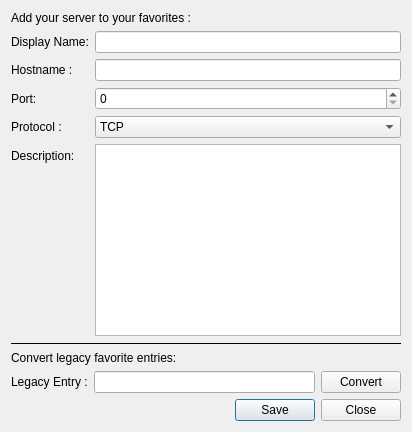
<?xml version="1.0" encoding="UTF-8"?>
<ui version="4.0">
 <class>add_server_widget</class>
 <widget class="QWidget" name="add_server_widget">
  <property name="geometry">
   <rect>
    <x>0</x>
    <y>0</y>
    <width>412</width>
    <height>423</height>
   </rect>
  </property>
  <property name="windowTitle">
   <string>Form</string>
  </property>
  <layout class="QGridLayout" name="gridLayout">
   <item row="4" column="0">
    <layout class="QHBoxLayout" name="server_legacy_layout">
     <item>
      <widget class="QLabel" name="server_legacy_lbl">
       <property name="text">
        <string>Legacy Entry :</string>
       </property>
      </widget>
     </item>
     <item>
      <widget class="QLineEdit" name="server_legacy_edit"/>
     </item>
     <item>
      <widget class="QPushButton" name="server_legacy_load_button">
       <property name="text">
        <string>Convert</string>
       </property>
      </widget>
     </item>
    </layout>
   </item>
   <item row="2" column="0">
    <widget class="Line" name="line">
     <property name="frameShadow">
      <enum>QFrame::Plain</enum>
     </property>
     <property name="orientation">
      <enum>Qt::Horizontal</enum>
     </property>
    </widget>
   </item>
   <item row="1" column="0">
    <layout class="QFormLayout" name="server_new_layout">
     <item row="0" column="0">
      <widget class="QLabel" name="server_display_name_lbl">
       <property name="text">
        <string>Display Name:</string>
       </property>
      </widget>
     </item>
     <item row="0" column="1">
      <widget class="QLineEdit" name="server_display_name_edit"/>
     </item>
     <item row="1" column="0">
      <widget class="QLabel" name="server_hostname_lbl">
       <property name="text">
        <string>Hostname :</string>
       </property>
      </widget>
     </item>
     <item row="1" column="1">
      <widget class="QLineEdit" name="server_hostname_edit"/>
     </item>
     <item row="2" column="0">
      <widget class="QLabel" name="server_port_lbl">
       <property name="text">
        <string>Port:</string>
       </property>
      </widget>
     </item>
     <item row="2" column="1">
      <widget class="QSpinBox" name="server_port_box">
       <property name="maximum">
        <number>65535</number>
       </property>
      </widget>
     </item>
     <item row="3" column="0">
      <widget class="QLabel" name="server_protocol_lbl">
       <property name="text">
        <string>Protocol :</string>
       </property>
      </widget>
     </item>
     <item row="4" column="0">
      <widget class="QLabel" name="server_description_lbl">
       <property name="text">
        <string>Description:</string>
       </property>
      </widget>
     </item>
     <item row="3" column="1">
      <widget class="QComboBox" name="server_protocol_box">
       <item>
        <property name="text">
         <string>TCP</string>
        </property>
       </item>
       <item>
        <property name="text">
         <string>WEBSOCKET</string>
        </property>
       </item>
      </widget>
     </item>
     <item row="4" column="1">
      <widget class="QPlainTextEdit" name="server_description_edit">
       <property name="sizePolicy">
        <sizepolicy hsizetype="MinimumExpanding" vsizetype="MinimumExpanding">
         <horstretch>0</horstretch>
         <verstretch>0</verstretch>
        </sizepolicy>
       </property>
      </widget>
     </item>
    </layout>
   </item>
   <item row="0" column="0">
    <widget class="QLabel" name="label">
     <property name="text">
      <string>Add your server to your favorites :</string>
     </property>
    </widget>
   </item>
   <item row="5" column="0">
    <widget class="QDialogButtonBox" name="server_dialog_button">
     <property name="standardButtons">
      <set>QDialogButtonBox::Close|QDialogButtonBox::Save</set>
     </property>
    </widget>
   </item>
   <item row="3" column="0">
    <widget class="QLabel" name="label_2">
     <property name="text">
      <string>Convert legacy favorite entries:</string>
     </property>
    </widget>
   </item>
  </layout>
 </widget>
 <resources/>
 <connections/>
</ui>
